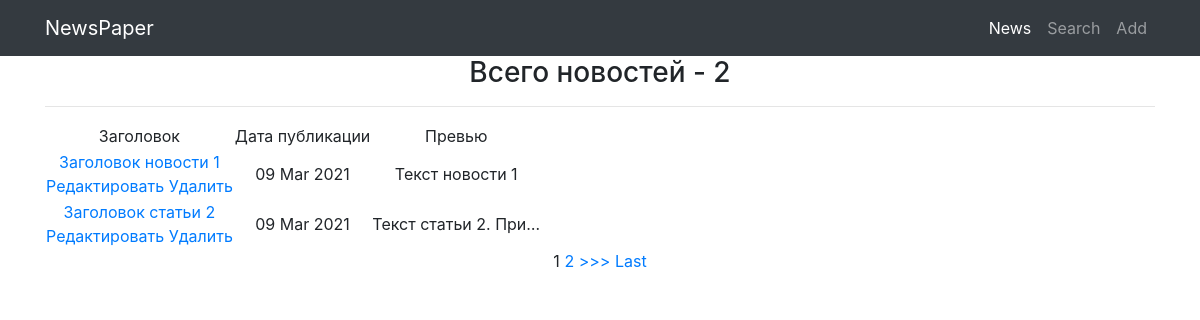
Before: /news/ with the older database file.
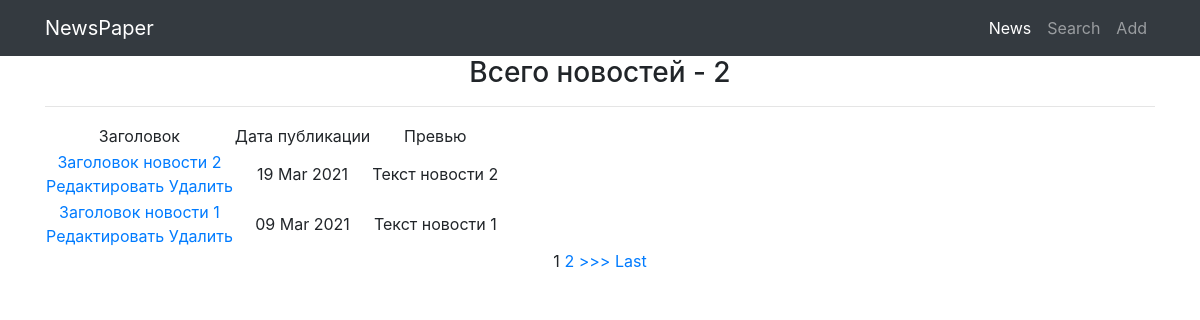
After: the same page with the newer database file.
### NewsPaperApp/models.py (models this page shows, shortened)
class Post(models.Model):
    news = 'Новость'
    article = 'Статья'
    Posts = [(news, 'Новость'), (article, 'Статья'), ('select', 'Выбрать')]
    author = models.ForeignKey(Author, on_delete=models.CASCADE,
                               verbose_name='Автор', blank=True,
                               null=True)
    post_type = models.CharField(max_length=30, choices=Posts,
                                 default='select', verbose_name='Тип')
    post_datetime = models.DateTimeField(auto_now_add=True)
    post_category = models.ManyToManyField(Category, through='PostCategory')
    post_title = models.CharField(max_length=255)
    post_content = models.TextField()
    post_rating = models.IntegerField(default=0)

### NewsPaperApp/views.py (the view)
# urls.py: path('', NewsList.as_view()),
class NewsList(ListView):
    model = Post  # указываем модель, объекты которой мы будем выводить
    template_name = 'news.html'  # указываем имя шаблона, в котором будет
    context_object_name = 'news'  # это имя списка, в котором будут лежать
    queryset = Post.objects.order_by('-post_datetime')
    paginate_by = 2

### NewsPaperApp/templatetags/censor.py (called while the page is built)
@register.filter(name='censor')
def censor(value):
    censored_words = ['слово1', 'слово2']
    if isinstance(value, str):
        censored_list = value.split(' ')
        for cl_index, cl_value in enumerate(censored_list):
            for c_word in censored_words:
                if c_word in cl_value.lower():
                    len_dif = len(c_word) - len(cl_value) - 1
                    censored_list[cl_index] = cl_value[0] + '.' * (len(c_word) - 2) + cl_value[len_dif:]
        return ' '.join(censored_list)
    else:
        raise ValueError(f'Фильтр <censor> можно применить только к объекту типа <str>')

### templates/news.html (shortened to what this page needs)
{% extends 'flatpages/default.html' %}
{% load censor %}
{% block content %}
    <h3>Всего новостей - {{ news|length }}</h3>
    <hr>
    {% if news %}
        <table>
            <tr>
                <td>
                    Заголовок
                </td>
                <td>
                    Дата публикации
                </td>
                <td>
                    Превью
                </td>
            </tr>
        {% for news_id in news %}
            <tr>
                <td>
                    <a href="{% url 'news' news_id.id %}">{{ news_id.post_title|censor }}</a><br>
                    <a href="{% url 'news_edit' news_id.id %}">Редактировать</a>
                    <a href="{% url 'news_delete' news_id.id %}">Удалить</a>
                </td>
                <td>
                    {{ news_id.post_datetime|date:'d M Y' }}
                </td>
                <td>
                    {{ news_id.post_content|censor|truncatechars:20 }}
                </td>
            </tr>
        {% endfor %}
        </table>
        {% if is_paginated %}
            {% for num in page_obj.paginator.page_range %}
                {% if page_obj.number == num %}
                    <a>{{ num }}</a>
                {% elif num > page_obj.number|add:'-3' and num < page_obj.number|add:'3' %}
                    <a href="?page={{ num }}">{{ num }}</a>
                {% endif %}
            {% endfor %}
            {% if page_obj.has_next %}
                <a href="?page={{ page_obj.next_page_number }}">>>></a>
                <a href="?page={{ page_obj.paginator.num_pages }}">Last</a>
            {% endif %}
        {% endif %}
    {% else %}
        <h2>Новостей нет!</h2>
    {% endif %}
{% endblock content %}

Changed rows visible on the page:
no longer on this page (row unchanged): Post: post_title|censor "Заголовок статьи 2", post_datetime "09 Mar 2021", post_content|censor "Текст статьи 2. При…"
added Post: post_title|censor "Заголовок новости 2", post_datetime "19 Mar 2021", post_content|censor "Текст новости 2"
